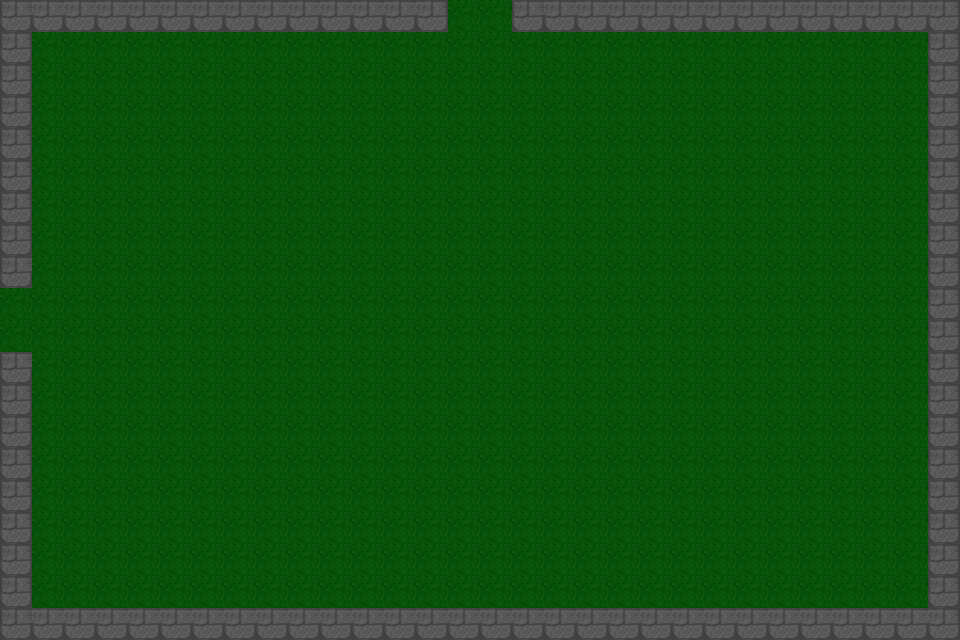

A 2D game scene composited from a Tiled map and its tileset images. What follows is a short description and the map's XML, with every tile layer's data as written:
An orthogonal 30x20 tile map with 32x32 px tiles, 1 tile layer (Tile layer 1), 2 tilesets and 15 objects.

<map version="1.10" tiledversion="1.11.2" orientation="orthogonal" renderorder="right-down" width="30" height="20" tilewidth="32" tileheight="32" infinite="0" nextlayerid="3" nextobjectid="1">
 <tileset firstgid="1" name="Town Tileset" tilewidth="32" tileheight="32" tilecount="64" columns="8">
  <image source="../../../tiles/World H Tileset.png" trans="ff00ff" width="256" height="256" />
  <tile id="4">
   <objectgroup draworder="index" id="2">
    <object id="1" x="0" y="0" width="32" height="32" />
   </objectgroup>
  </tile>
  <tile id="5">
   <objectgroup draworder="index" id="2">
    <object id="1" x="0" y="0" width="32" height="32" />
   </objectgroup>
  </tile>
  <tile id="6">
   <objectgroup draworder="index" id="2">
    <object id="1" x="0" y="0" width="32" height="32" />
   </objectgroup>
  </tile>
  <tile id="7">
   <objectgroup draworder="index" id="2">
    <object id="1" x="0" y="0" width="32" height="32" />
   </objectgroup>
  </tile>
  <tile id="8">
   <objectgroup draworder="index" id="2">
    <object id="1" x="0" y="0" width="32" height="32" />
   </objectgroup>
  </tile>
  <tile id="10">
   <objectgroup draworder="index" id="2">
    <object id="1" x="0" y="32" width="32" />
   </objectgroup>
  </tile>
  <tile id="11">
   <objectgroup draworder="index" id="2">
    <object id="1" x="0" y="32" width="32" />
    <object id="2" x="32" y="0" height="32" />
   </objectgroup>
  </tile>
  <tile id="12">
   <objectgroup draworder="index" id="2">
    <object id="1" x="32" y="0" height="32" />
   </objectgroup>
  </tile>
  <tile id="13">
   <objectgroup draworder="index" id="2">
    <object id="1" x="0" y="32" width="32" />
    <object id="2" x="0" y="32" width="32" />
    <object id="3" x="0" y="0" height="32" />
   </objectgroup>
  </tile>
  <tile id="14">
   <objectgroup draworder="index" id="2">
    <object id="1" x="0" y="0" height="32" />
   </objectgroup>
  </tile>
  <tile id="16">
   <objectgroup draworder="index" id="2">
    <object id="1" x="0" y="0" width="32" height="32" />
   </objectgroup>
  </tile>
  <tile id="24">
   <objectgroup draworder="index" id="2">
    <object id="1" x="0" y="0" width="32" height="32" />
   </objectgroup>
  </tile>
 </tileset>
 <tileset firstgid="65" name="Dungeon Crawler Tileset" tilewidth="32" tileheight="32" tilecount="100" columns="10">
  <image source="../../../tiles/Dungeon_Tile.png" width="320" height="320" />
 </tileset>
 <layer id="1" name="Tile layer 1" width="30" height="20">
  <data encoding="csv">
9,6,6,6,6,6,6,6,6,6,6,6,6,7,2,2,9,6,6,6,6,6,6,6,6,6,6,6,6,7,
8,2,2,2,2,2,2,2,2,2,2,2,2,2,2,2,2,2,2,2,2,2,2,2,2,2,2,2,2,8,
8,2,2,2,2,2,2,2,2,2,2,2,2,2,2,2,2,2,2,2,2,2,2,2,2,2,2,2,2,8,
8,2,2,2,2,2,2,2,2,2,2,2,2,2,2,2,2,2,2,2,2,2,2,2,2,2,2,2,2,8,
8,2,2,2,2,2,2,2,2,2,2,2,2,2,2,2,2,2,2,2,2,2,2,2,2,2,2,2,2,8,
8,2,2,2,2,2,2,2,2,2,2,2,2,2,2,2,2,2,2,2,2,2,2,2,2,2,2,2,2,8,
8,2,2,2,2,2,2,2,2,2,2,2,2,2,2,2,2,2,2,2,2,2,2,2,2,2,2,2,2,8,
8,2,2,2,2,2,2,2,2,2,2,2,2,2,2,2,2,2,2,2,2,2,2,2,2,2,2,2,2,8,
9,2,2,2,2,2,2,2,2,2,2,2,2,2,2,2,2,2,2,2,2,2,2,2,2,2,2,2,2,8,
2,2,2,2,2,2,2,2,2,2,2,2,2,2,2,2,2,2,2,2,2,2,2,2,2,2,2,2,2,8,
2,2,2,2,2,2,2,2,2,2,2,2,2,2,2,2,2,2,2,2,2,2,2,2,2,2,2,2,2,8,
9,2,2,2,2,2,2,2,2,2,2,2,2,2,2,2,2,2,2,2,2,2,2,2,2,2,2,2,2,8,
8,2,2,2,2,2,2,2,2,2,2,2,2,2,2,2,2,2,2,2,2,2,2,2,2,2,2,2,2,8,
8,2,2,2,2,2,2,2,2,2,2,2,2,2,2,2,2,2,2,2,2,2,2,2,2,2,2,2,2,8,
8,2,2,2,2,2,2,2,2,2,2,2,2,2,2,2,2,2,2,2,2,2,2,2,2,2,2,2,2,8,
8,2,2,2,2,2,2,2,2,2,2,2,2,2,2,2,2,2,2,2,2,2,2,2,2,2,2,2,2,8,
8,2,2,2,2,2,2,2,2,2,2,2,2,2,2,2,2,2,2,2,2,2,2,2,2,2,2,2,2,8,
8,2,2,2,2,2,2,2,2,2,2,2,2,2,2,2,2,2,2,2,2,2,2,2,2,2,2,2,2,8,
8,2,2,2,2,2,2,2,2,2,2,2,2,2,2,2,2,2,2,2,2,2,2,2,2,2,2,2,2,8,
9,6,6,6,6,6,6,6,6,6,6,6,6,6,6,6,6,6,6,6,6,6,6,6,6,6,6,6,6,7
</data>
 </layer>
</map>
